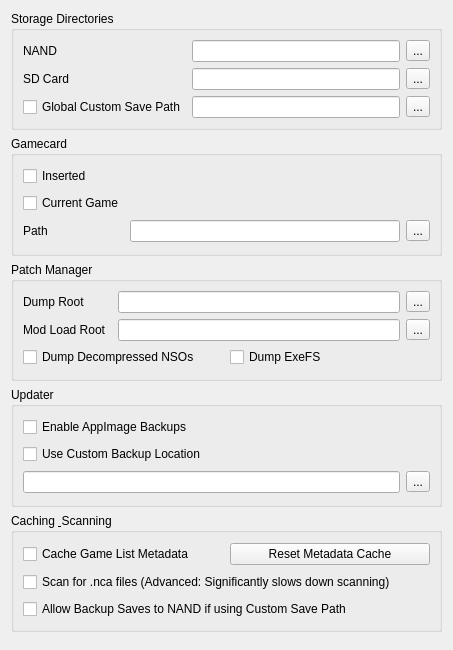
<?xml version="1.0" encoding="UTF-8"?>
<ui version="4.0">
 <class>ConfigureFilesystem</class>
 <widget class="QWidget" name="ConfigureFilesystem">
  <property name="geometry">
   <rect>
    <x>0</x>
    <y>0</y>
    <width>453</width>
    <height>650</height>
   </rect>
  </property>
  <property name="windowTitle">
   <string>Form</string>
  </property>
  <layout class="QVBoxLayout" name="verticalLayout">
   <item>
    <widget class="QGroupBox" name="groupBox">
     <property name="title">
      <string>Storage Directories</string>
     </property>
     <layout class="QGridLayout" name="gridLayout">
      <item row="0" column="0"><widget class="QLabel" name="label"><property name="text"><string>NAND</string></property></widget></item>
      <item row="0" column="2"><widget class="QLineEdit" name="nand_directory_edit"/></item>
      <item row="0" column="3"><widget class="QToolButton" name="nand_directory_button"><property name="text"><string>...</string></property></widget></item>
      <item row="1" column="0"><widget class="QLabel" name="label_2"><property name="text"><string>SD Card</string></property></widget></item>
      <item row="1" column="2"><widget class="QLineEdit" name="sdmc_directory_edit"/></item>
      <item row="1" column="3"><widget class="QToolButton" name="sdmc_directory_button"><property name="text"><string>...</string></property></widget></item>
      <item row="2" column="0">
       <widget class="QCheckBox" name="global_save_directory_checkbox">
        <property name="text">
         <string>Global Custom Save Path</string>
        </property>
       </widget>
      </item>
      <item row="2" column="2">
       <widget class="QLineEdit" name="global_save_directory_edit"/>
      </item>
      <item row="2" column="3">
       <widget class="QToolButton" name="global_save_directory_button">
        <property name="text">
         <string>...</string>
        </property>
       </widget>
      </item>
     </layout>
    </widget>
   </item>
   <item>
    <widget class="QGroupBox" name="groupBox_2">
     <property name="title"><string>Gamecard</string></property>
     <layout class="QGridLayout" name="gridLayout_2">
      <item row="0" column="1"><widget class="QCheckBox" name="gamecard_inserted"><property name="text"><string>Inserted</string></property></widget></item>
      <item row="1" column="1"><widget class="QCheckBox" name="gamecard_current_game"><property name="text"><string>Current Game</string></property></widget></item>
      <item row="2" column="1"><widget class="QLabel" name="label_3"><property name="text"><string>Path</string></property></widget></item>
      <item row="2" column="2"><widget class="QLineEdit" name="gamecard_path_edit"/></item>
      <item row="2" column="3"><widget class="QToolButton" name="gamecard_path_button"><property name="text"><string>...</string></property></widget></item>
     </layout>
    </widget>
   </item>
   <item>
    <widget class="QGroupBox" name="groupBox_4">
     <property name="title"><string>Patch Manager</string></property>
     <layout class="QGridLayout" name="gridLayout_4">
      <item row="0" column="0"><widget class="QLabel" name="label_8"><property name="text"><string>Dump Root</string></property></widget></item>
      <item row="0" column="2"><widget class="QLineEdit" name="dump_path_edit"/></item>
      <item row="0" column="3"><widget class="QToolButton" name="dump_path_button"><property name="text"><string>...</string></property></widget></item>
      <item row="1" column="0"><widget class="QLabel" name="label_9"><property name="text"><string>Mod Load Root</string></property></widget></item>
      <item row="1" column="2"><widget class="QLineEdit" name="load_path_edit"/></item>
      <item row="1" column="3"><widget class="QToolButton" name="load_path_button"><property name="text"><string>...</string></property></widget></item>
      <item row="2" column="0" colspan="4">
       <layout class="QHBoxLayout" name="horizontalLayout">
        <item><widget class="QCheckBox" name="dump_nso"><property name="text"><string>Dump Decompressed NSOs</string></property></widget></item>
        <item><widget class="QCheckBox" name="dump_exefs"><property name="text"><string>Dump ExeFS</string></property></widget></item>
       </layout>
      </item>
     </layout>
    </widget>
   </item>
   <item>
    <widget class="QGroupBox" name="updater_group">
     <property name="title"><string>Updater</string></property>
     <layout class="QGridLayout" name="gridLayout_updater">
      <item row="0" column="0" colspan="2"><widget class="QCheckBox" name="enable_backups_checkbox"><property name="text"><string>Enable AppImage Backups</string></property></widget></item>
      <item row="1" column="0"><widget class="QCheckBox" name="custom_backup_location_checkbox"><property name="text"><string>Use Custom Backup Location</string></property></widget></item>
      <item row="2" column="0"><widget class="QLineEdit" name="custom_backup_location_edit"/></item>
      <item row="2" column="1"><widget class="QToolButton" name="custom_backup_location_button"><property name="text"><string>...</string></property></widget></item>
     </layout>
    </widget>
   </item>
   <item>
    <widget class="QGroupBox" name="groupBox_5">
     <property name="title"><string>Caching &amp; Scanning</string></property>
     <layout class="QGridLayout" name="gridLayout_5">
      <item row="0" column="0"><widget class="QCheckBox" name="cache_game_list"><property name="text"><string>Cache Game List Metadata</string></property></widget></item>
      <item row="0" column="1"><widget class="QPushButton" name="reset_game_list_cache"><property name="text"><string>Reset Metadata Cache</string></property></widget></item>
      <item row="1" column="0" colspan="2"><widget class="QCheckBox" name="scan_nca"><property name="text"><string>Scan for .nca files (Advanced: Significantly slows down scanning)</string></property></widget></item>
      <item row="2" column="0" colspan="2"><widget class="QCheckBox" name="backup_saves_to_nand"><property name="text"><string>Allow Backup Saves to NAND if using Custom Save Path</string></property></widget></item>
     </layout>
    </widget>
   </item>
   <item><spacer name="verticalSpacer"><property name="orientation"><enum>Qt::Vertical</enum></property></spacer></item>
  </layout>
 </widget>
</ui>
